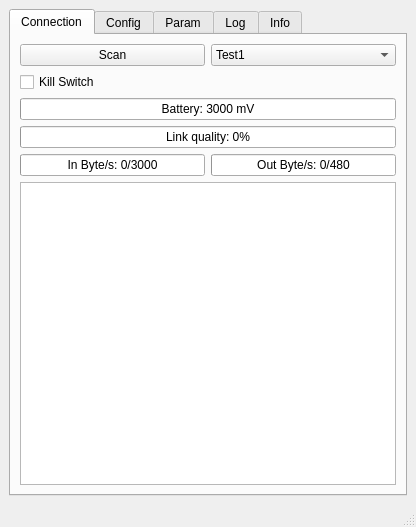
<?xml version="1.0" encoding="UTF-8"?>
<ui version="4.0">
 <class>MainWindow</class>
 <widget class="QMainWindow" name="MainWindow">
  <property name="geometry">
   <rect>
    <x>0</x>
    <y>0</y>
    <width>416</width>
    <height>527</height>
   </rect>
  </property>
  <property name="windowTitle">
   <string>MainWindow</string>
  </property>
  <widget class="QWidget" name="centralwidget">
   <layout class="QGridLayout" name="gridLayout_2">
    <item row="0" column="0">
     <widget class="QTabWidget" name="tabWidget">
      <property name="currentIndex">
       <number>0</number>
      </property>
      <widget class="QWidget" name="tab_connection">
       <attribute name="title">
        <string>Connection</string>
       </attribute>
       <layout class="QGridLayout" name="gridLayout">
        <item row="0" column="0">
         <widget class="QPushButton" name="pushButton_connect">
          <property name="text">
           <string>Scan</string>
          </property>
         </widget>
        </item>
        <item row="0" column="1">
         <widget class="QComboBox" name="comboBox_connect">
          <item>
           <property name="text">
            <string>Test1</string>
           </property>
          </item>
          <item>
           <property name="text">
            <string>Test2</string>
           </property>
          </item>
         </widget>
        </item>
        <item row="4" column="0" colspan="2">
         <widget class="QProgressBar" name="progressbar_bat">
          <property name="sizePolicy">
           <sizepolicy hsizetype="Preferred" vsizetype="Preferred">
            <horstretch>0</horstretch>
            <verstretch>0</verstretch>
           </sizepolicy>
          </property>
          <property name="minimum">
           <number>3000</number>
          </property>
          <property name="maximum">
           <number>4200</number>
          </property>
          <property name="value">
           <number>3000</number>
          </property>
          <property name="textVisible">
           <bool>true</bool>
          </property>
          <property name="invertedAppearance">
           <bool>false</bool>
          </property>
          <property name="textDirection">
           <enum>QProgressBar::TopToBottom</enum>
          </property>
          <property name="format">
           <string>Battery: %v mV</string>
          </property>
         </widget>
        </item>
        <item row="5" column="0" colspan="2">
         <widget class="QProgressBar" name="progressbar_link">
          <property name="maximum">
           <number>100</number>
          </property>
          <property name="value">
           <number>0</number>
          </property>
          <property name="textVisible">
           <bool>true</bool>
          </property>
          <property name="format">
           <string>Link quality: %p%</string>
          </property>
         </widget>
        </item>
        <item row="8" column="0" colspan="2">
         <widget class="QTextEdit" name="console">
          <property name="enabled">
           <bool>true</bool>
          </property>
          <property name="contextMenuPolicy">
           <enum>Qt::DefaultContextMenu</enum>
          </property>
          <property name="readOnly">
           <bool>true</bool>
          </property>
         </widget>
        </item>
        <item row="6" column="1">
         <widget class="QProgressBar" name="progressBar_pktOut">
          <property name="maximum">
           <number>480</number>
          </property>
          <property name="value">
           <number>0</number>
          </property>
          <property name="format">
           <string>Out Byte/s: %v/%m</string>
          </property>
         </widget>
        </item>
        <item row="6" column="0">
         <widget class="QProgressBar" name="progressBar_pktIn">
          <property name="maximum">
           <number>3000</number>
          </property>
          <property name="value">
           <number>0</number>
          </property>
          <property name="format">
           <string>In Byte/s: %v/%m</string>
          </property>
         </widget>
        </item>
        <item row="2" column="0">
         <widget class="QCheckBox" name="checkBox_kill">
          <property name="text">
           <string>Kill Switch</string>
          </property>
         </widget>
        </item>
       </layout>
      </widget>
      <widget class="QWidget" name="tab_config">
       <attribute name="title">
        <string>Config</string>
       </attribute>
       <layout class="QGridLayout" name="gridLayout_3">
        <item row="1" column="0" colspan="3">
         <widget class="QCheckBox" name="checkBox_reconnect">
          <property name="text">
           <string>Auto Reconnect</string>
          </property>
         </widget>
        </item>
        <item row="4" column="0">
         <widget class="QCheckBox" name="checkBox_logHZ">
          <property name="text">
           <string>Log HZ</string>
          </property>
          <property name="checked">
           <bool>true</bool>
          </property>
         </widget>
        </item>
        <item row="2" column="0" colspan="2">
         <widget class="QCheckBox" name="checkBox_startupConnect">
          <property name="text">
           <string>Connect on startup</string>
          </property>
          <property name="checked">
           <bool>true</bool>
          </property>
         </widget>
        </item>
        <item row="3" column="0">
         <widget class="QCheckBox" name="checkBox_pktHZ">
          <property name="text">
           <string>Packet HZ</string>
          </property>
          <property name="checked">
           <bool>true</bool>
          </property>
         </widget>
        </item>
        <item row="0" column="0">
         <widget class="QCheckBox" name="checkBox_beep">
          <property name="text">
           <string>Enable Sounds</string>
          </property>
         </widget>
        </item>
        <item row="6" column="0" colspan="5">
         <widget class="QPushButton" name="pushButton_genRosMsg">
          <property name="enabled">
           <bool>false</bool>
          </property>
          <property name="text">
           <string>Generate ROS msgs from ToC</string>
          </property>
         </widget>
        </item>
        <item row="3" column="4">
         <widget class="QSpinBox" name="spinBox_pktHZ">
          <property name="suffix">
           <string> HZ</string>
          </property>
          <property name="prefix">
           <string/>
          </property>
          <property name="minimum">
           <number>1</number>
          </property>
          <property name="maximum">
           <number>30</number>
          </property>
          <property name="singleStep">
           <number>5</number>
          </property>
          <property name="value">
           <number>5</number>
          </property>
         </widget>
        </item>
        <item row="4" column="1" colspan="3">
         <widget class="QSlider" name="horizontalSlider_logHZ">
          <property name="minimum">
           <number>1</number>
          </property>
          <property name="maximum">
           <number>5</number>
          </property>
          <property name="pageStep">
           <number>1</number>
          </property>
          <property name="value">
           <number>2</number>
          </property>
          <property name="orientation">
           <enum>Qt::Horizontal</enum>
          </property>
          <property name="tickPosition">
           <enum>QSlider::TicksBelow</enum>
          </property>
         </widget>
        </item>
        <item row="3" column="1" colspan="3">
         <widget class="QSlider" name="horizontalSlider_pktHZ">
          <property name="minimum">
           <number>0</number>
          </property>
          <property name="maximum">
           <number>30</number>
          </property>
          <property name="singleStep">
           <number>5</number>
          </property>
          <property name="pageStep">
           <number>10</number>
          </property>
          <property name="value">
           <number>5</number>
          </property>
          <property name="sliderPosition">
           <number>5</number>
          </property>
          <property name="orientation">
           <enum>Qt::Horizontal</enum>
          </property>
          <property name="tickPosition">
           <enum>QSlider::TicksBelow</enum>
          </property>
          <property name="tickInterval">
           <number>5</number>
          </property>
         </widget>
        </item>
        <item row="5" column="2">
         <spacer name="verticalSpacer">
          <property name="orientation">
           <enum>Qt::Vertical</enum>
          </property>
          <property name="sizeHint" stdset="0">
           <size>
            <width>20</width>
            <height>40</height>
           </size>
          </property>
         </spacer>
        </item>
        <item row="4" column="4">
         <widget class="QSpinBox" name="spinBox_logHZ">
          <property name="suffix">
           <string> HZ</string>
          </property>
          <property name="minimum">
           <number>1</number>
          </property>
          <property name="maximum">
           <number>5</number>
          </property>
          <property name="value">
           <number>2</number>
          </property>
         </widget>
        </item>
       </layout>
      </widget>
      <widget class="QWidget" name="tab_param">
       <attribute name="title">
        <string>Param</string>
       </attribute>
       <layout class="QVBoxLayout" name="verticalLayout"/>
      </widget>
      <widget class="QWidget" name="tab_log">
       <attribute name="title">
        <string>Log</string>
       </attribute>
       <layout class="QVBoxLayout" name="verticalLayout_3"/>
      </widget>
      <widget class="QWidget" name="tab_info">
       <attribute name="title">
        <string>Info</string>
       </attribute>
       <layout class="QVBoxLayout" name="verticalLayout_2">
        <item>
         <widget class="QGroupBox" name="groupBox">
          <property name="title">
           <string>Version Info</string>
          </property>
          <layout class="QGridLayout" name="gridLayout_6">
           <item row="1" column="1">
            <widget class="QLabel" name="label_fwMod">
             <property name="text">
              <string>TextLabel</string>
             </property>
            </widget>
           </item>
           <item row="1" column="0">
            <widget class="QLabel" name="label_8">
             <property name="text">
              <string>Firmware Modified:</string>
             </property>
            </widget>
           </item>
           <item row="0" column="0">
            <widget class="QLabel" name="label_10">
             <property name="text">
              <string>Firmware:</string>
             </property>
            </widget>
           </item>
           <item row="0" column="1">
            <widget class="QLabel" name="label_fw">
             <property name="text">
              <string>TextLabel</string>
             </property>
            </widget>
           </item>
           <item row="2" column="0">
            <widget class="QLabel" name="label">
             <property name="text">
              <string>Crazyradio Version:</string>
             </property>
            </widget>
           </item>
           <item row="2" column="1">
            <widget class="QLabel" name="label_crv">
             <property name="text">
              <string>TextLabel</string>
             </property>
            </widget>
           </item>
          </layout>
         </widget>
        </item>
        <item>
         <widget class="QGroupBox" name="groupBox_3">
          <property name="title">
           <string>Detected Sensors</string>
          </property>
          <layout class="QGridLayout" name="gridLayout_5">
           <item row="0" column="0">
            <widget class="QLabel" name="label_41">
             <property name="text">
              <string>Barometer:</string>
             </property>
            </widget>
           </item>
           <item row="0" column="1">
            <widget class="QLabel" name="label_baroFound">
             <property name="text">
              <string>TextLabel</string>
             </property>
            </widget>
           </item>
           <item row="1" column="0">
            <widget class="QLabel" name="label_43">
             <property name="text">
              <string>Magnetometer:</string>
             </property>
            </widget>
           </item>
           <item row="1" column="1">
            <widget class="QLabel" name="label_magFound">
             <property name="text">
              <string>TextLabel</string>
             </property>
            </widget>
           </item>
          </layout>
         </widget>
        </item>
        <item>
         <widget class="QGroupBox" name="groupBox_2">
          <property name="title">
           <string>Self Test</string>
          </property>
          <layout class="QGridLayout" name="gridLayout_4">
           <item row="0" column="0">
            <widget class="QLabel" name="label_27">
             <property name="text">
              <string>Barometer</string>
             </property>
            </widget>
           </item>
           <item row="0" column="1">
            <widget class="QLabel" name="label_baroTest">
             <property name="text">
              <string>TextLabel</string>
             </property>
            </widget>
           </item>
           <item row="1" column="0">
            <widget class="QLabel" name="label_29">
             <property name="text">
              <string>Magnetometer :</string>
             </property>
            </widget>
           </item>
           <item row="1" column="1">
            <widget class="QLabel" name="label_magTest">
             <property name="text">
              <string>TextLabel</string>
             </property>
            </widget>
           </item>
           <item row="2" column="0">
            <widget class="QLabel" name="label_31">
             <property name="text">
              <string>MPU Test:</string>
             </property>
            </widget>
           </item>
           <item row="2" column="1">
            <widget class="QLabel" name="label_MPUTest">
             <property name="text">
              <string>TextLabel</string>
             </property>
            </widget>
           </item>
          </layout>
         </widget>
        </item>
        <item>
         <spacer name="verticalSpacer_2">
          <property name="orientation">
           <enum>Qt::Vertical</enum>
          </property>
          <property name="sizeHint" stdset="0">
           <size>
            <width>20</width>
            <height>40</height>
           </size>
          </property>
         </spacer>
        </item>
       </layout>
      </widget>
     </widget>
    </item>
   </layout>
  </widget>
  <widget class="QMenuBar" name="menubar">
   <property name="geometry">
    <rect>
     <x>0</x>
     <y>0</y>
     <width>416</width>
     <height>25</height>
    </rect>
   </property>
  </widget>
  <widget class="QStatusBar" name="statusbar"/>
 </widget>
 <resources/>
 <connections>
  <connection>
   <sender>horizontalSlider_pktHZ</sender>
   <signal>valueChanged(int)</signal>
   <receiver>spinBox_pktHZ</receiver>
   <slot>setValue(int)</slot>
   <hints>
    <hint type="sourcelabel">
     <x>239</x>
     <y>177</y>
    </hint>
    <hint type="destinationlabel">
     <x>369</x>
     <y>171</y>
    </hint>
   </hints>
  </connection>
  <connection>
   <sender>spinBox_pktHZ</sender>
   <signal>valueChanged(int)</signal>
   <receiver>horizontalSlider_pktHZ</receiver>
   <slot>setValue(int)</slot>
   <hints>
    <hint type="sourcelabel">
     <x>359</x>
     <y>181</y>
    </hint>
    <hint type="destinationlabel">
     <x>220</x>
     <y>176</y>
    </hint>
   </hints>
  </connection>
  <connection>
   <sender>checkBox_pktHZ</sender>
   <signal>toggled(bool)</signal>
   <receiver>horizontalSlider_pktHZ</receiver>
   <slot>setEnabled(bool)</slot>
   <hints>
    <hint type="sourcelabel">
     <x>89</x>
     <y>180</y>
    </hint>
    <hint type="destinationlabel">
     <x>206</x>
     <y>184</y>
    </hint>
   </hints>
  </connection>
  <connection>
   <sender>checkBox_pktHZ</sender>
   <signal>toggled(bool)</signal>
   <receiver>spinBox_pktHZ</receiver>
   <slot>setEnabled(bool)</slot>
   <hints>
    <hint type="sourcelabel">
     <x>121</x>
     <y>171</y>
    </hint>
    <hint type="destinationlabel">
     <x>349</x>
     <y>183</y>
    </hint>
   </hints>
  </connection>
  <connection>
   <sender>checkBox_pktHZ</sender>
   <signal>toggled(bool)</signal>
   <receiver>progressBar_pktIn</receiver>
   <slot>setVisible(bool)</slot>
   <hints>
    <hint type="sourcelabel">
     <x>83</x>
     <y>174</y>
    </hint>
    <hint type="destinationlabel">
     <x>204</x>
     <y>209</y>
    </hint>
   </hints>
  </connection>
  <connection>
   <sender>checkBox_pktHZ</sender>
   <signal>toggled(bool)</signal>
   <receiver>progressBar_pktOut</receiver>
   <slot>setVisible(bool)</slot>
   <hints>
    <hint type="sourcelabel">
     <x>83</x>
     <y>174</y>
    </hint>
    <hint type="destinationlabel">
     <x>395</x>
     <y>209</y>
    </hint>
   </hints>
  </connection>
  <connection>
   <sender>checkBox_logHZ</sender>
   <signal>toggled(bool)</signal>
   <receiver>horizontalSlider_logHZ</receiver>
   <slot>setEnabled(bool)</slot>
   <hints>
    <hint type="sourcelabel">
     <x>75</x>
     <y>214</y>
    </hint>
    <hint type="destinationlabel">
     <x>209</x>
     <y>224</y>
    </hint>
   </hints>
  </connection>
  <connection>
   <sender>checkBox_logHZ</sender>
   <signal>toggled(bool)</signal>
   <receiver>spinBox_logHZ</receiver>
   <slot>setEnabled(bool)</slot>
   <hints>
    <hint type="sourcelabel">
     <x>134</x>
     <y>211</y>
    </hint>
    <hint type="destinationlabel">
     <x>360</x>
     <y>209</y>
    </hint>
   </hints>
  </connection>
  <connection>
   <sender>horizontalSlider_logHZ</sender>
   <signal>valueChanged(int)</signal>
   <receiver>spinBox_logHZ</receiver>
   <slot>setValue(int)</slot>
   <hints>
    <hint type="sourcelabel">
     <x>288</x>
     <y>220</y>
    </hint>
    <hint type="destinationlabel">
     <x>351</x>
     <y>219</y>
    </hint>
   </hints>
  </connection>
  <connection>
   <sender>spinBox_logHZ</sender>
   <signal>valueChanged(int)</signal>
   <receiver>horizontalSlider_logHZ</receiver>
   <slot>setValue(int)</slot>
   <hints>
    <hint type="sourcelabel">
     <x>353</x>
     <y>212</y>
    </hint>
    <hint type="destinationlabel">
     <x>280</x>
     <y>226</y>
    </hint>
   </hints>
  </connection>
 </connections>
</ui>
